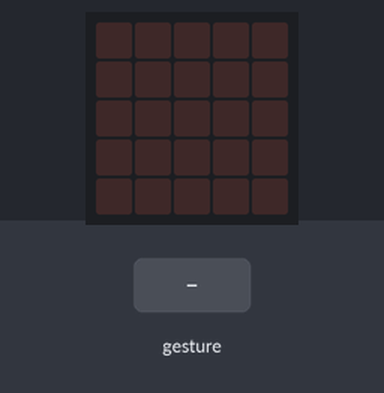
This program was run on a simulated BBC micro:bit running MicroPython. On the bench: the board's 5×5 LED display. The test bench sets the inputs (shaded band). Random numbers come from a fixed seed; a tilt is held for 1.5 s and a shake lasts 1 s, then the board lies face up again.

Above: at 1.2 s.
1.3 s: gesture 'shake'
At 2.01 s:
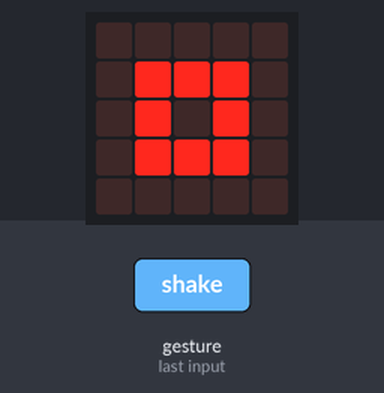
At 3.8 s:
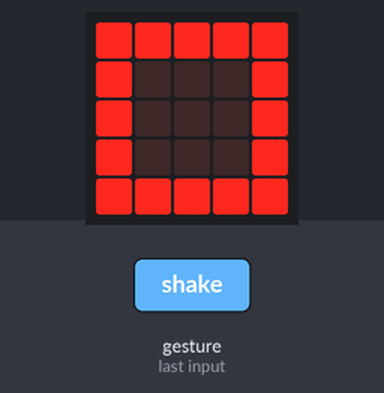
Timing chart, 0 to 5.3 s (numbered marks = the images above; inputs shaded):
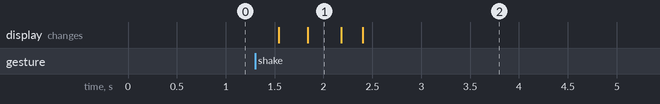

The program:

20210223_scissorspaperstone.py
```python
# 20210223 - Scissors Paper Stone
# This code has a minor change. Rather than using ARROW_W as the "Scissors" image, I have defined a variable called scissors, and in the variable it shows an image which looks more like a scissors.

from microbit import *
import random

scissors = Image("99099:99099:00900:09090:90009")

while True:
    gesture = accelerometer.current_gesture()
    if gesture=="shake":
        hand=str(random.randint(1,3))
        if hand == "1":
            display.show(Image.SQUARE)
        elif hand=="2":
            display.show(Image.SQUARE_SMALL)
        else:
            display.show(scissors)
```

Measured:
- after the input at 1.3 s, the display: first changes after 0.24 s (image 1 shows a later state)
